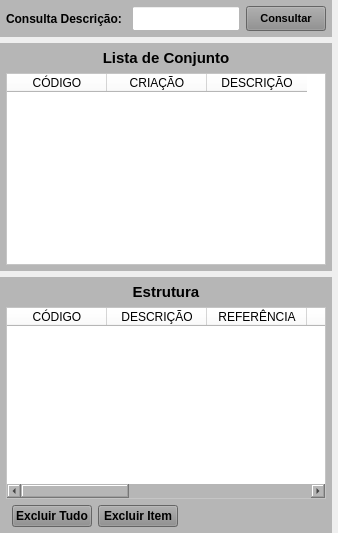
        <widget class="QWidget" name="widget_5" native="true">
         <property name="styleSheet">
          <string notr="true"/>
         </property>
         <layout class="QVBoxLayout" name="verticalLayout_5">
          <property name="leftMargin">
           <number>0</number>
          </property>
          <property name="topMargin">
           <number>0</number>
          </property>
          <property name="rightMargin">
           <number>6</number>
          </property>
          <property name="bottomMargin">
           <number>0</number>
          </property>
          <item>
           <widget class="QWidget" name="widget_12" native="true">
            <property name="maximumSize">
             <size>
              <width>16777215</width>
              <height>45</height>
             </size>
            </property>
            <property name="sizeIncrement">
             <size>
              <width>0</width>
              <height>45</height>
             </size>
            </property>
            <property name="styleSheet">
             <string notr="true">background-color: rgb(182, 182, 182);</string>
            </property>
            <layout class="QHBoxLayout" name="horizontalLayout_7">
             <property name="leftMargin">
              <number>6</number>
             </property>
             <property name="topMargin">
              <number>6</number>
             </property>
             <property name="rightMargin">
              <number>6</number>
             </property>
             <property name="bottomMargin">
              <number>6</number>
             </property>
             <item>
              <widget class="QLabel" name="label_6">
               <property name="minimumSize">
                <size>
                 <width>120</width>
                 <height>0</height>
                </size>
               </property>
               <property name="maximumSize">
                <size>
                 <width>120</width>
                 <height>16777215</height>
                </size>
               </property>
               <property name="font">
                <font>
                 <pointsize>9</pointsize>
                 <weight>75</weight>
                 <bold>true</bold>
                </font>
               </property>
               <property name="text">
                <string>Consulta Descrição:</string>
               </property>
               <property name="alignment">
                <set>Qt::AlignLeading|Qt::AlignLeft|Qt::AlignVCenter</set>
               </property>
              </widget>
             </item>
             <item>
              <widget class="QLineEdit" name="line_Consulta">
               <property name="sizePolicy">
                <sizepolicy hsizetype="Preferred" vsizetype="Preferred">
                 <horstretch>0</horstretch>
                 <verstretch>0</verstretch>
                </sizepolicy>
               </property>
               <property name="minimumSize">
                <size>
                 <width>0</width>
                 <height>25</height>
                </size>
               </property>
               <property name="maximumSize">
                <size>
                 <width>16777215</width>
                 <height>25</height>
                </size>
               </property>
               <property name="font">
                <font>
                 <pointsize>9</pointsize>
                </font>
               </property>
               <property name="styleSheet">
                <string notr="true">background-color: rgb(255, 255, 255);</string>
               </property>
               <property name="inputMask">
                <string/>
               </property>
               <property name="alignment">
                <set>Qt::AlignLeading|Qt::AlignLeft|Qt::AlignVCenter</set>
               </property>
              </widget>
             </item>
             <item>
              <widget class="QPushButton" name="btn_Consulta">
               <property name="sizePolicy">
                <sizepolicy hsizetype="Preferred" vsizetype="Preferred">
                 <horstretch>0</horstretch>
                 <verstretch>0</verstretch>
                </sizepolicy>
               </property>
               <property name="minimumSize">
                <size>
                 <width>80</width>
                 <height>0</height>
                </size>
               </property>
               <property name="maximumSize">
                <size>
                 <width>80</width>
                 <height>16777215</height>
                </size>
               </property>
               <property name="font">
                <font>
                 <pointsize>8</pointsize>
                 <weight>75</weight>
                 <bold>true</bold>
                </font>
               </property>
               <property name="cursor">
                <cursorShape>PointingHandCursor</cursorShape>
               </property>
               <property name="layoutDirection">
                <enum>Qt::LeftToRight</enum>
               </property>
               <property name="autoFillBackground">
                <bool>false</bool>
               </property>
               <property name="styleSheet">
                <string notr="true">background-color: rgb(141, 141, 141);</string>
               </property>
               <property name="text">
                <string>Consultar</string>
               </property>
               <property name="checkable">
                <bool>false</bool>
               </property>
               <property name="autoDefault">
                <bool>false</bool>
               </property>
               <property name="default">
                <bool>false</bool>
               </property>
               <property name="flat">
                <bool>false</bool>
               </property>
              </widget>
             </item>
            </layout>
           </widget>
          </item>
          <item>
           <widget class="QWidget" name="widget_11" native="true">
            <property name="styleSheet">
             <string notr="true">background-color: rgb(182, 182, 182);</string>
            </property>
            <layout class="QVBoxLayout" name="verticalLayout_4">
             <property name="leftMargin">
              <number>6</number>
             </property>
             <property name="topMargin">
              <number>6</number>
             </property>
             <property name="rightMargin">
              <number>6</number>
             </property>
             <property name="bottomMargin">
              <number>6</number>
             </property>
             <item>
              <widget class="QLabel" name="label_5">
               <property name="minimumSize">
                <size>
                 <width>0</width>
                 <height>18</height>
                </size>
               </property>
               <property name="maximumSize">
                <size>
                 <width>16777215</width>
                 <height>18</height>
                </size>
               </property>
               <property name="font">
                <font>
                 <pointsize>11</pointsize>
                 <weight>75</weight>
                 <bold>true</bold>
                </font>
               </property>
               <property name="text">
                <string>Lista de Conjunto</string>
               </property>
               <property name="alignment">
                <set>Qt::AlignCenter</set>
               </property>
              </widget>
             </item>
             <item>
              <widget class="QTableWidget" name="table_Lista">
               <property name="sizePolicy">
                <sizepolicy hsizetype="Preferred" vsizetype="Preferred">
                 <horstretch>0</horstretch>
                 <verstretch>0</verstretch>
                </sizepolicy>
               </property>
               <property name="font">
                <font>
                 <pointsize>9</pointsize>
                </font>
               </property>
               <property name="styleSheet">
                <string notr="true">background-color: rgb(255, 255, 255);</string>
               </property>
               <attribute name="verticalHeaderDefaultSectionSize">
                <number>0</number>
               </attribute>
               <attribute name="verticalHeaderMinimumSectionSize">
                <number>0</number>
               </attribute>
               <column>
                <property name="text">
                 <string>CÓDIGO</string>
                </property>
               </column>
               <column>
                <property name="text">
                 <string>CRIAÇÃO</string>
                </property>
               </column>
               <column>
                <property name="text">
                 <string>DESCRIÇÃO</string>
                </property>
               </column>
              </widget>
             </item>
            </layout>
           </widget>
          </item>
          <item>
           <widget class="QWidget" name="widget_Cor5" native="true">
            <property name="styleSheet">
             <string notr="true">background-color: rgb(182, 182, 182);</string>
            </property>
            <layout class="QVBoxLayout" name="verticalLayout_7">
             <property name="leftMargin">
              <number>6</number>
             </property>
             <property name="topMargin">
              <number>6</number>
             </property>
             <property name="rightMargin">
              <number>6</number>
             </property>
             <property name="bottomMargin">
              <number>6</number>
             </property>
             <item>
              <widget class="QLabel" name="label_Titulo">
               <property name="maximumSize">
                <size>
                 <width>16777215</width>
                 <height>18</height>
                </size>
               </property>
               <property name="font">
                <font>
                 <pointsize>11</pointsize>
                 <weight>75</weight>
                 <bold>true</bold>
                </font>
               </property>
               <property name="text">
                <string>Estrutura</string>
               </property>
               <property name="alignment">
                <set>Qt::AlignCenter</set>
               </property>
              </widget>
             </item>
             <item>
              <widget class="QTableWidget" name="table_Estrutura">
               <property name="sizePolicy">
                <sizepolicy hsizetype="Preferred" vsizetype="Preferred">
                 <horstretch>0</horstretch>
                 <verstretch>0</verstretch>
                </sizepolicy>
               </property>
               <property name="font">
                <font>
                 <pointsize>8</pointsize>
                </font>
               </property>
               <property name="styleSheet">
                <string notr="true">background-color: rgb(255, 255, 255);</string>
               </property>
               <column>
                <property name="text">
                 <string>CÓDIGO</string>
                </property>
               </column>
               <column>
                <property name="text">
                 <string>DESCRIÇÃO</string>
                </property>
               </column>
               <column>
                <property name="text">
                 <string>REFERÊNCIA</string>
                </property>
               </column>
               <column>
                <property name="text">
                 <string>UM</string>
                </property>
               </column>
               <column>
                <property name="text">
                 <string>QTDE</string>
                </property>
               </column>
               <column>
                <property name="text">
                 <string>NCM</string>
                </property>
               </column>
               <column>
                <property name="text">
                 <string>CLASSE</string>
                </property>
               </column>
               <column>
                <property name="text">
                 <string>CONSUMO</string>
                </property>
               </column>
              </widget>
             </item>
             <item>
              <widget class="QWidget" name="widget_10" native="true">
               <property name="maximumSize">
                <size>
                 <width>16777215</width>
                 <height>25</height>
                </size>
               </property>
               <property name="sizeIncrement">
                <size>
                 <width>0</width>
                 <height>25</height>
                </size>
               </property>
               <layout class="QHBoxLayout" name="horizontalLayout_10">
                <property name="leftMargin">
                 <number>6</number>
                </property>
                <property name="topMargin">
                 <number>0</number>
                </property>
                <property name="rightMargin">
                 <number>6</number>
                </property>
                <property name="bottomMargin">
                 <number>0</number>
                </property>
                <item>
                 <widget class="QPushButton" name="btn_ExcluirTudo">
                  <property name="sizePolicy">
                   <sizepolicy hsizetype="Fixed" vsizetype="Preferred">
                    <horstretch>0</horstretch>
                    <verstretch>0</verstretch>
                   </sizepolicy>
                  </property>
                  <property name="minimumSize">
                   <size>
                    <width>80</width>
                    <height>0</height>
                   </size>
                  </property>
                  <property name="maximumSize">
                   <size>
                    <width>80</width>
                    <height>16777215</height>
                   </size>
                  </property>
                  <property name="font">
                   <font>
                    <pointsize>9</pointsize>
                    <weight>75</weight>
                    <bold>true</bold>
                   </font>
                  </property>
                  <property name="cursor">
                   <cursorShape>PointingHandCursor</cursorShape>
                  </property>
                  <property name="layoutDirection">
                   <enum>Qt::LeftToRight</enum>
                  </property>
                  <property name="autoFillBackground">
                   <bool>false</bool>
                  </property>
                  <property name="styleSheet">
                   <string notr="true">background-color: rgb(141, 141, 141);</string>
                  </property>
                  <property name="text">
                   <string>Excluir Tudo</string>
                  </property>
                  <property name="checkable">
                   <bool>false</bool>
                  </property>
                  <property name="autoDefault">
                   <bool>false</bool>
                  </property>
                  <property name="default">
                   <bool>false</bool>
                  </property>
                  <property name="flat">
                   <bool>false</bool>
                  </property>
                 </widget>
                </item>
                <item>
                 <widget class="QPushButton" name="btn_ExcluirItem">
                  <property name="sizePolicy">
                   <sizepolicy hsizetype="Fixed" vsizetype="Preferred">
                    <horstretch>0</horstretch>
                    <verstretch>0</verstretch>
                   </sizepolicy>
                  </property>
                  <property name="minimumSize">
                   <size>
                    <width>80</width>
                    <height>0</height>
                   </size>
                  </property>
                  <property name="maximumSize">
                   <size>
                    <width>80</width>
                    <height>16777215</height>
                   </size>
                  </property>
                  <property name="font">
                   <font>
                    <pointsize>9</pointsize>
                    <weight>75</weight>
                    <bold>true</bold>
                   </font>
                  </property>
                  <property name="cursor">
                   <cursorShape>PointingHandCursor</cursorShape>
                  </property>
                  <property name="layoutDirection">
                   <enum>Qt::LeftToRight</enum>
                  </property>
                  <property name="autoFillBackground">
                   <bool>false</bool>
                  </property>
                  <property name="styleSheet">
                   <string notr="true">background-color: rgb(141, 141, 141);</string>
                  </property>
                  <property name="text">
                   <string>Excluir Item</string>
                  </property>
                  <property name="checkable">
                   <bool>false</bool>
                  </property>
                  <property name="autoDefault">
                   <bool>false</bool>
                  </property>
                  <property name="default">
                   <bool>false</bool>
                  </property>
                  <property name="flat">
                   <bool>false</bool>
                  </property>
                 </widget>
                </item>
                <item>
                 <widget class="QLabel" name="label_3">
                  <property name="text">
                   <string/>
                  </property>
                 </widget>
                </item>
               </layout>
              </widget>
             </item>
            </layout>
           </widget>
          </item>
         </layout>
        </widget>
